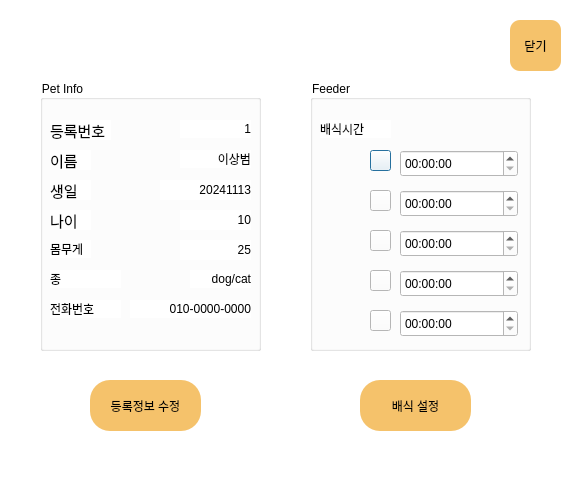
<?xml version="1.0" encoding="UTF-8"?>
<ui version="4.0">
 <class>Dialog</class>
 <widget class="QDialog" name="Dialog">
  <property name="geometry">
   <rect>
    <x>0</x>
    <y>0</y>
    <width>573</width>
    <height>477</height>
   </rect>
  </property>
  <property name="windowTitle">
   <string>Dialog</string>
  </property>
  <property name="styleSheet">
   <string notr="true">background-color:white;
</string>
  </property>
  <widget class="QGroupBox" name="gbPetInfo">
   <property name="geometry">
    <rect>
     <x>40</x>
     <y>80</y>
     <width>221</width>
     <height>271</height>
    </rect>
   </property>
   <property name="title">
    <string>Pet Info</string>
   </property>
   <widget class="QLabel" name="labelNameInfo">
    <property name="geometry">
     <rect>
      <x>10</x>
      <y>70</y>
      <width>41</width>
      <height>20</height>
     </rect>
    </property>
    <property name="font">
     <font>
      <family>Ubuntu</family>
      <pointsize>11</pointsize>
     </font>
    </property>
    <property name="text">
     <string>이름</string>
    </property>
   </widget>
   <widget class="QLabel" name="labelName">
    <property name="geometry">
     <rect>
      <x>140</x>
      <y>70</y>
      <width>71</width>
      <height>18</height>
     </rect>
    </property>
    <property name="font">
     <font>
      <family>Ubuntu</family>
     </font>
    </property>
    <property name="text">
     <string>이상범</string>
    </property>
    <property name="alignment">
     <set>Qt::AlignRight|Qt::AlignTrailing|Qt::AlignVCenter</set>
    </property>
   </widget>
   <widget class="QLabel" name="labelBirthInfo">
    <property name="geometry">
     <rect>
      <x>10</x>
      <y>100</y>
      <width>41</width>
      <height>20</height>
     </rect>
    </property>
    <property name="font">
     <font>
      <family>Ubuntu</family>
      <pointsize>11</pointsize>
     </font>
    </property>
    <property name="styleSheet">
     <string notr="true">border-style:outset;</string>
    </property>
    <property name="text">
     <string>생일</string>
    </property>
   </widget>
   <widget class="QLabel" name="labelBirth">
    <property name="geometry">
     <rect>
      <x>120</x>
      <y>100</y>
      <width>91</width>
      <height>20</height>
     </rect>
    </property>
    <property name="font">
     <font>
      <family>Ubuntu</family>
     </font>
    </property>
    <property name="text">
     <string>20241113</string>
    </property>
    <property name="alignment">
     <set>Qt::AlignRight|Qt::AlignTrailing|Qt::AlignVCenter</set>
    </property>
   </widget>
   <widget class="QLabel" name="labelWeightInfo">
    <property name="geometry">
     <rect>
      <x>10</x>
      <y>160</y>
      <width>41</width>
      <height>18</height>
     </rect>
    </property>
    <property name="font">
     <font>
      <family>Ubuntu</family>
     </font>
    </property>
    <property name="text">
     <string>몸무게</string>
    </property>
   </widget>
   <widget class="QLabel" name="labelWeight">
    <property name="geometry">
     <rect>
      <x>140</x>
      <y>160</y>
      <width>71</width>
      <height>20</height>
     </rect>
    </property>
    <property name="font">
     <font>
      <family>Ubuntu</family>
     </font>
    </property>
    <property name="text">
     <string>25</string>
    </property>
    <property name="alignment">
     <set>Qt::AlignRight|Qt::AlignTrailing|Qt::AlignVCenter</set>
    </property>
   </widget>
   <widget class="QLabel" name="labelSpeciesInfo">
    <property name="geometry">
     <rect>
      <x>10</x>
      <y>190</y>
      <width>71</width>
      <height>18</height>
     </rect>
    </property>
    <property name="font">
     <font>
      <family>Ubuntu</family>
     </font>
    </property>
    <property name="text">
     <string>종</string>
    </property>
   </widget>
   <widget class="QLabel" name="labelSpecies">
    <property name="geometry">
     <rect>
      <x>150</x>
      <y>190</y>
      <width>61</width>
      <height>18</height>
     </rect>
    </property>
    <property name="font">
     <font>
      <family>Ubuntu</family>
     </font>
    </property>
    <property name="text">
     <string>dog/cat</string>
    </property>
    <property name="alignment">
     <set>Qt::AlignRight|Qt::AlignTrailing|Qt::AlignVCenter</set>
    </property>
   </widget>
   <widget class="QLabel" name="labelContactNumberInfo">
    <property name="geometry">
     <rect>
      <x>10</x>
      <y>220</y>
      <width>71</width>
      <height>18</height>
     </rect>
    </property>
    <property name="font">
     <font>
      <family>Ubuntu</family>
     </font>
    </property>
    <property name="text">
     <string>전화번호</string>
    </property>
   </widget>
   <widget class="QLabel" name="labelContactNumber">
    <property name="geometry">
     <rect>
      <x>90</x>
      <y>220</y>
      <width>121</width>
      <height>18</height>
     </rect>
    </property>
    <property name="font">
     <font>
      <family>Ubuntu</family>
     </font>
    </property>
    <property name="text">
     <string>010-0000-0000</string>
    </property>
    <property name="alignment">
     <set>Qt::AlignRight|Qt::AlignTrailing|Qt::AlignVCenter</set>
    </property>
   </widget>
   <widget class="QLabel" name="labelID">
    <property name="geometry">
     <rect>
      <x>140</x>
      <y>40</y>
      <width>71</width>
      <height>18</height>
     </rect>
    </property>
    <property name="font">
     <font>
      <family>Ubuntu</family>
     </font>
    </property>
    <property name="text">
     <string>1</string>
    </property>
    <property name="alignment">
     <set>Qt::AlignRight|Qt::AlignTrailing|Qt::AlignVCenter</set>
    </property>
   </widget>
   <widget class="QLabel" name="labelAgeInfo">
    <property name="geometry">
     <rect>
      <x>10</x>
      <y>130</y>
      <width>41</width>
      <height>20</height>
     </rect>
    </property>
    <property name="font">
     <font>
      <family>Ubuntu</family>
      <pointsize>11</pointsize>
     </font>
    </property>
    <property name="styleSheet">
     <string notr="true">border-style:outset;</string>
    </property>
    <property name="text">
     <string>나이</string>
    </property>
   </widget>
   <widget class="QLabel" name="labelAge">
    <property name="geometry">
     <rect>
      <x>140</x>
      <y>130</y>
      <width>71</width>
      <height>20</height>
     </rect>
    </property>
    <property name="font">
     <font>
      <family>Ubuntu</family>
     </font>
    </property>
    <property name="text">
     <string>10</string>
    </property>
    <property name="alignment">
     <set>Qt::AlignRight|Qt::AlignTrailing|Qt::AlignVCenter</set>
    </property>
   </widget>
   <widget class="QLabel" name="labelNameInfo_2">
    <property name="geometry">
     <rect>
      <x>10</x>
      <y>40</y>
      <width>61</width>
      <height>20</height>
     </rect>
    </property>
    <property name="font">
     <font>
      <family>Ubuntu</family>
      <pointsize>11</pointsize>
     </font>
    </property>
    <property name="text">
     <string>등록번호</string>
    </property>
   </widget>
  </widget>
  <widget class="QGroupBox" name="gbFeeder">
   <property name="geometry">
    <rect>
     <x>310</x>
     <y>80</y>
     <width>221</width>
     <height>271</height>
    </rect>
   </property>
   <property name="title">
    <string>Feeder</string>
   </property>
   <widget class="QLabel" name="labelFeedingTimeInfo">
    <property name="geometry">
     <rect>
      <x>10</x>
      <y>40</y>
      <width>71</width>
      <height>18</height>
     </rect>
    </property>
    <property name="font">
     <font>
      <family>Ubuntu</family>
     </font>
    </property>
    <property name="text">
     <string>배식시간</string>
    </property>
   </widget>
   <widget class="QTimeEdit" name="timeFeeding1">
    <property name="geometry">
     <rect>
      <x>90</x>
      <y>70</y>
      <width>118</width>
      <height>27</height>
     </rect>
    </property>
    <property name="readOnly">
     <bool>false</bool>
    </property>
   </widget>
   <widget class="QTimeEdit" name="timeFeeding2">
    <property name="geometry">
     <rect>
      <x>90</x>
      <y>110</y>
      <width>118</width>
      <height>27</height>
     </rect>
    </property>
    <property name="readOnly">
     <bool>false</bool>
    </property>
   </widget>
   <widget class="QTimeEdit" name="timeFeeding3">
    <property name="geometry">
     <rect>
      <x>90</x>
      <y>150</y>
      <width>118</width>
      <height>27</height>
     </rect>
    </property>
    <property name="readOnly">
     <bool>false</bool>
    </property>
   </widget>
   <widget class="QPushButton" name="btnAdd1">
    <property name="geometry">
     <rect>
      <x>60</x>
      <y>70</y>
      <width>21</width>
      <height>21</height>
     </rect>
    </property>
    <property name="text">
     <string/>
    </property>
   </widget>
   <widget class="QPushButton" name="btnAdd2">
    <property name="geometry">
     <rect>
      <x>60</x>
      <y>110</y>
      <width>21</width>
      <height>21</height>
     </rect>
    </property>
    <property name="text">
     <string/>
    </property>
   </widget>
   <widget class="QPushButton" name="btnAdd3">
    <property name="geometry">
     <rect>
      <x>60</x>
      <y>150</y>
      <width>21</width>
      <height>21</height>
     </rect>
    </property>
    <property name="text">
     <string/>
    </property>
   </widget>
   <widget class="QPushButton" name="btnAdd4">
    <property name="geometry">
     <rect>
      <x>60</x>
      <y>190</y>
      <width>21</width>
      <height>21</height>
     </rect>
    </property>
    <property name="text">
     <string/>
    </property>
   </widget>
   <widget class="QTimeEdit" name="timeFeeding4">
    <property name="geometry">
     <rect>
      <x>90</x>
      <y>190</y>
      <width>118</width>
      <height>27</height>
     </rect>
    </property>
    <property name="readOnly">
     <bool>false</bool>
    </property>
   </widget>
   <widget class="QPushButton" name="btnAdd5">
    <property name="geometry">
     <rect>
      <x>60</x>
      <y>230</y>
      <width>21</width>
      <height>21</height>
     </rect>
    </property>
    <property name="text">
     <string/>
    </property>
   </widget>
   <widget class="QTimeEdit" name="timeFeeding5">
    <property name="geometry">
     <rect>
      <x>90</x>
      <y>230</y>
      <width>118</width>
      <height>27</height>
     </rect>
    </property>
    <property name="readOnly">
     <bool>false</bool>
    </property>
   </widget>
  </widget>
  <widget class="QPushButton" name="btnUserRegister">
   <property name="geometry">
    <rect>
     <x>90</x>
     <y>380</y>
     <width>111</width>
     <height>51</height>
    </rect>
   </property>
   <property name="styleSheet">
    <string notr="true">QPushButton{background-color:#F5C26B;
border-radius:20px;}

QPushButton:pressed{background-color:#4169E1; color:white;
border-radius:20px; border-width:10px;}

QPushButton:hover{background-color:#F5C26B; border-width:10px;
border-radius:20px;}</string>
   </property>
   <property name="text">
    <string>등록정보 수정</string>
   </property>
  </widget>
  <widget class="QPushButton" name="btnFeedSetting">
   <property name="geometry">
    <rect>
     <x>360</x>
     <y>380</y>
     <width>111</width>
     <height>51</height>
    </rect>
   </property>
   <property name="styleSheet">
    <string notr="true">QPushButton{background-color:#F5C26B;
border-radius:20px;}

QPushButton:pressed{background-color:#4169E1; color:white;
border-radius:20px; border-width:10px;}

QPushButton:hover{background-color:#F5C26B; border-width:10px;
border-radius:20px;}</string>
   </property>
   <property name="text">
    <string>배식 설정</string>
   </property>
  </widget>
  <widget class="QPushButton" name="btnClose">
   <property name="geometry">
    <rect>
     <x>510</x>
     <y>20</y>
     <width>51</width>
     <height>51</height>
    </rect>
   </property>
   <property name="styleSheet">
    <string notr="true">QPushButton{background-color:#F5C26B;
border-radius:10px;}

QPushButton:pressed{background-color:#4169E1; color:white;
border-radius:20px; border-width:10px;}

QPushButton:hover{background-color:#F5C26B; border-width:10px;
border-radius:20px;}</string>
   </property>
   <property name="text">
    <string>닫기</string>
   </property>
  </widget>
 </widget>
 <resources/>
 <connections/>
</ui>
